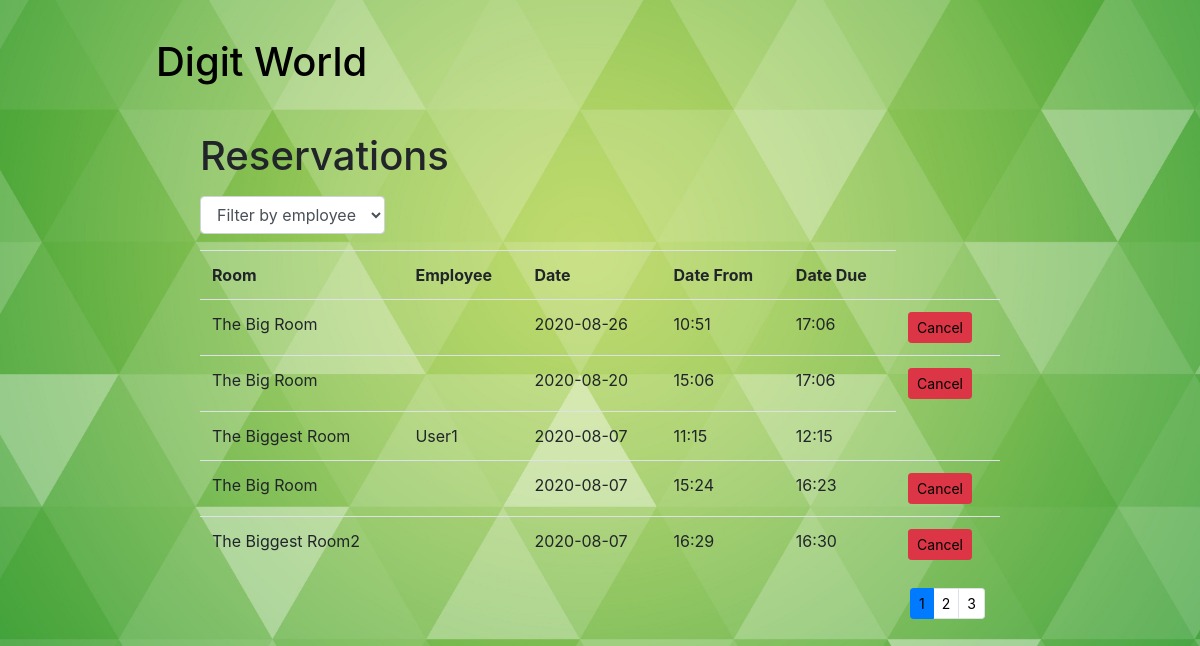
The page /reservations/history/ (signed in) on the database its author committed.
### reservations/models.py (models this page shows, shortened)
class Reservations(models.Model):
    room_id = models.ForeignKey(Rooms, on_delete=models.SET_NULL, null=True, db_constraint=False)
    employee_id = models.ForeignKey(Employee, on_delete=models.SET_NULL, null=True, db_constraint=False)
    date = models.DateField('Date', null=False, default=datetime.now, blank=False)
    time_from = models.TimeField('Time From', null=False, blank=False)
    time_due = models.TimeField('Time Due', null=False, blank=False)
    STATUS = (
        ('w', ('waiting')),
        ('d', ('done')),
        ('x', ('canceled')),
    )
    status = models.CharField(max_length=1,
                              choices=STATUS,
                              blank=True,
                              default='w',
                              help_text=('Status')
                              )

class Rooms(models.Model):
    name = models.CharField('Name', max_length=200)
    def __str__(self):
        return self.name
    class Meta:
        verbose_name = "Room"
        verbose_name_plural = "Rooms"

class Employee(models.Model):
    user = models.OneToOneField(User, on_delete=models.CASCADE, primary_key=True, related_name='employee')
    name = models.CharField('Name', max_length=200)
    email = models.CharField('email', max_length=200)
    def __str__(self):
        return self.name

### reservations/views.py (the view)
# urls.py: path('history/', views.reservations_list, name='all_reservations'),
@login_required
def reservations_list(request):
    paginator = Paginator(Reservations.objects.order_by('-date').all(), 5)
    page_number = request.GET.get('page')
    reservations = paginator.get_page(page_number)
    employees = Employee.objects.all()
    context = {
        'reservations': reservations,
        'employees': employees
    }
    return render(request, 'reservations_ListView.html', context=context)

### reservations/templates/reservations_ListView.html (shortened to what this page needs)
{% extends "base.html" %}
{% block content %}
<h1>Reservations</h1>
<p>
<form action="{% url 'search' %}" method="get" class="form-inline my-2 my-md-0">
     <div class="form-group">
    <select class="form-control" name="query" type="text" id="exampleFormControlSelect1" onchange="this.form.submit()">
      <option selected>Filter by employee</option>
    </select>
  </div>
</form>
</p>
<div class="visits-list">
    <table class="table table-hover">
        {%if reservations%}
        <tr>
            <th scope="col">Room</th>
            <th scope="col">Employee</th>
            <th scope="col">Date</th>
            <th scope="col">Date From</th>
            <th scope="col">Date Due</th>
        </tr>
        {%for reservation in reservations%}
        <tr>
            <td>{{reservation.room_id}}</td>
            <td>{{reservation.employee_id}}</td>
            <td>{{reservation.date|date:"Y-m-d"}}</td>
            <td>{{reservation.time_from|date:"H:i"}}</td>
            <td>{{reservation.time_due|date:"H:i"}}</td>
            {%if reservation.employee_id == user.employee%}
            <td><a class="btn btn-danger btn-sm" href="{%url 'cancel' reservation.id %}"/>Cancel</td>
            {%endif%}
            {%endfor%}
    </table>
    <div class="container puslapiai">
        <nav aria-label="...">
            {% if reservations.has_other_pages %}
            <ul class="pagination pagination-sm justify-content-end">
                {% for i in reservations.paginator.page_range %}
                {% if reservations.number == i %}
                <li class="page-item active">
                    <a class="page-link" href="#">{{ i }}</a>
                </li>
                {% else %}
                <li class="page-item">
                    <a class="page-link" href="?page={{ i }}">{{ i }}</a>
                </li>
                {% endif %}
                {% endfor %}
            </ul>
            {% endif %}
        </nav>
    </div>
</div>
{% endif %}
{% endblock %}

### reservations/static/css/styles.css (style rules this page uses)
* { box-sizing: border-box; }
a { color: black!important; text-decoration: none; }
body { background: url('../image/cover.jpg')no-repeat center center fixed; -webkit-background-size: cover; -moz-background-size: cover; -o-background-size: cover; background-size: cover; font-family: 'Heebo', sans-serif; color: white; }

### rows shown on the page
Reservations: room_id "The Big Room", date "2020-08-26", time_from "10:51", time_due "17:06", employee_id_id "Cancel"
Reservations: room_id "The Big Room", date "2020-08-20", time_from "15:06", time_due "17:06", employee_id_id "Cancel"
Reservations: room_id "The Biggest Room", employee_id "User1", date "2020-08-07", time_from "11:15", time_due "12:15"
Reservations: room_id "The Big Room", date "2020-08-07", time_from "15:24", time_due "16:23", employee_id_id "Cancel"
Reservations: room_id "The Biggest Room2", date "2020-08-07", time_from "16:29", time_due "16:30", employee_id_id "Cancel"

### other values the page prints
{{ i }} "1"
{{ i }} "2" "3"
